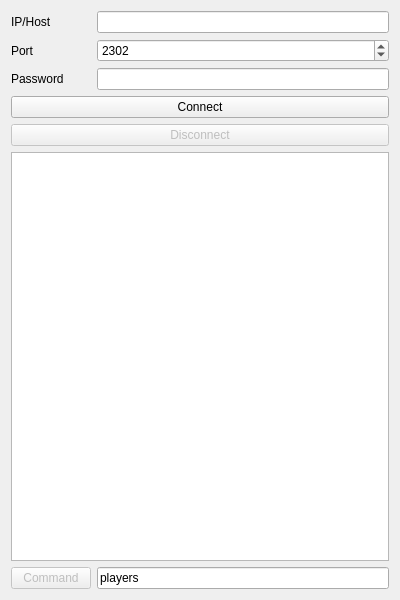
<?xml version="1.0" encoding="UTF-8"?>
<ui version="4.0">
 <class>ExampleGui</class>
 <widget class="QWidget" name="ExampleGui">
  <property name="geometry">
   <rect>
    <x>0</x>
    <y>0</y>
    <width>400</width>
    <height>600</height>
   </rect>
  </property>
  <property name="windowTitle">
   <string>RCON Test</string>
  </property>
  <layout class="QGridLayout" name="gridLayout">
   <item row="4" column="0" colspan="2">
    <widget class="QPushButton" name="disconnectButton">
     <property name="enabled">
      <bool>false</bool>
     </property>
     <property name="text">
      <string>Disconnect</string>
     </property>
    </widget>
   </item>
   <item row="3" column="0" colspan="2">
    <widget class="QPushButton" name="connectButton">
     <property name="text">
      <string>Connect</string>
     </property>
    </widget>
   </item>
   <item row="1" column="1">
    <widget class="QSpinBox" name="portInput">
     <property name="maximum">
      <number>65535</number>
     </property>
     <property name="value">
      <number>2302</number>
     </property>
    </widget>
   </item>
   <item row="1" column="0">
    <widget class="QLabel" name="label_2">
     <property name="text">
      <string>Port</string>
     </property>
    </widget>
   </item>
   <item row="2" column="0">
    <widget class="QLabel" name="label_3">
     <property name="text">
      <string>Password</string>
     </property>
    </widget>
   </item>
   <item row="2" column="1">
    <widget class="QLineEdit" name="passwordInput">
     <property name="echoMode">
      <enum>QLineEdit::Password</enum>
     </property>
    </widget>
   </item>
   <item row="7" column="0">
    <widget class="QPushButton" name="commandButton">
     <property name="enabled">
      <bool>false</bool>
     </property>
     <property name="text">
      <string>Command</string>
     </property>
    </widget>
   </item>
   <item row="0" column="0">
    <widget class="QLabel" name="label">
     <property name="text">
      <string>IP/Host</string>
     </property>
    </widget>
   </item>
   <item row="0" column="1">
    <widget class="QLineEdit" name="hostInput"/>
   </item>
   <item row="7" column="1">
    <widget class="QLineEdit" name="commandInput">
     <property name="text">
      <string>players</string>
     </property>
    </widget>
   </item>
   <item row="6" column="0" colspan="2">
    <widget class="QTextBrowser" name="logOutput"/>
   </item>
  </layout>
 </widget>
 <resources/>
 <connections/>
</ui>
